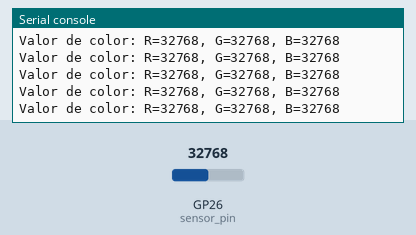
Recording of a program running on a simulated Raspberry Pi Pico running MicroPython. Shown: the last lines printed to the serial console. Inputs (shaded band) come from the test bench; at power-on: GP26 (sensor_pin) = 32768 (analog values on the 0–65535 scale).

Above: at 1.2 s.
1.3 s: GP26 (sensor_pin) set to 45874
At 2.4 s:
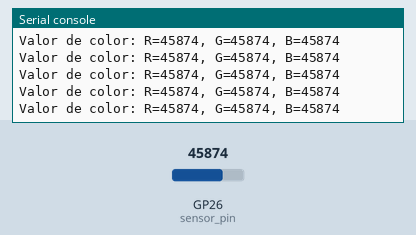
2.8 s: GP26 (sensor_pin) set to 57670
At 3.5 s:
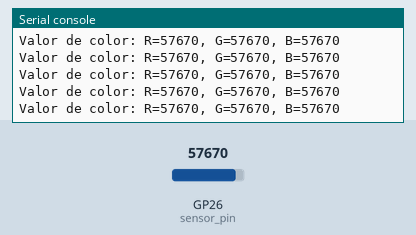
Timing chart, 0 to 5.8 s (numbered marks = the images above; inputs shaded):
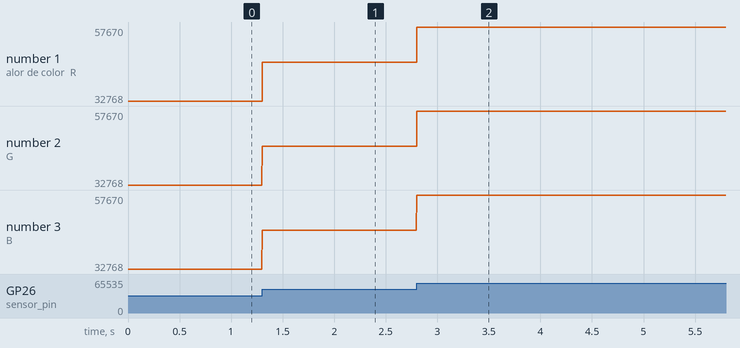

The program:

SMD_RGB.py
```python
# Jose jaime ojeda rodriguez

import machine

sensor_pin = machine.ADC(26)  # El pin ADC utilizado es el GPIO 26

def read_color():
    red = sensor_pin.read_u16()
    green = sensor_pin.read_u16()
    blue = sensor_pin.read_u16()
    return red, green, blue

while True:
    red_value, green_value, blue_value = read_color()
    print("Valor de color: R={}, G={}, B={}".format(red_value, green_value, blue_value))
```

Measured:
- after the input at 1.3 s, the serial console: prints a new line at once (image 1)
- after the input at 2.8 s, the serial console: prints a new line at once (image 2)
- plotted number 1: 32768 → 45874 after the input at 1.3 s, 45874 → 57670 after the input at 2.8 s
- plotted number 2: 32768 → 45874 after the input at 1.3 s, 45874 → 57670 after the input at 2.8 s
- plotted number 3: 32768 → 45874 after the input at 1.3 s, 45874 → 57670 after the input at 2.8 s
